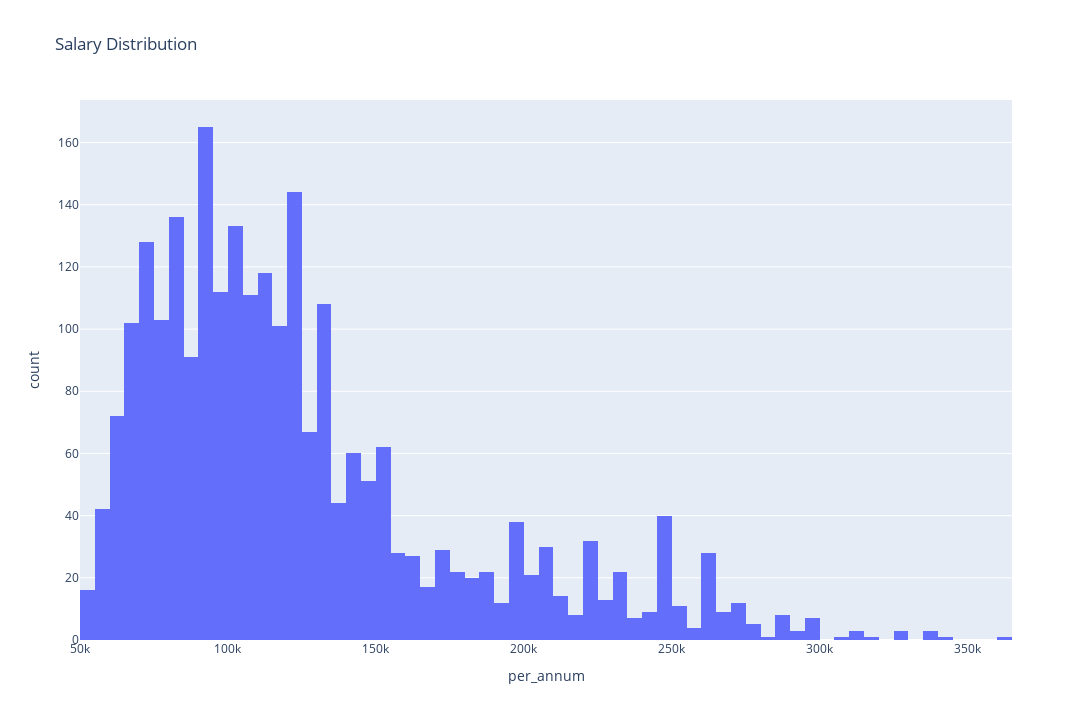

Notebook cell for this chart:
### Code cell
# produce a frequency distribution of the salary where the salary is mentioned
valid_sals = df[df['has_valid_salary'] == 'Salary Mentioned']
import plotly.express as px

fig = px.histogram(valid_sals, x="per_annum", nbins=100, title="Salary Distribution")
# make it 1280x720
fig.update_layout(width=1280, height=720)
fig.show()

### Figure 1 — Plotly figure (JSON) as saved in the notebook; plotly's stock layout.template omitted (floating-point values rounded to 4 significant figures; data arrays with more than 128 entries replaced by an {"elided": "..."} marker saying what was removed)
{"data": [{"alignmentgroup": "True", "bingroup": "x", "hovertemplate": "per_annum=%{x}<br>count=%{y}<extra></extra>", "legendgroup": "", "marker": {"color": "#636efa", "pattern": {"shape": ""}}, "name": "", "nbinsx": 100, "offsetgroup": "", "orientation": "v", "showlegend": false, "type": "histogram", "x": {"elided": "2478 int values"}, "xaxis": "x", "yaxis": "y"}], "layout": {"barmode": "relative", "height": 720, "legend": {"tracegroupgap": 0}, "title": {"text": "Salary Distribution"}, "width": 1280, "xaxis": {"anchor": "y", "domain": [0, 1], "title": {"text": "per_annum"}}, "yaxis": {"anchor": "x", "domain": [0, 1], "title": {"text": "count"}}}}
